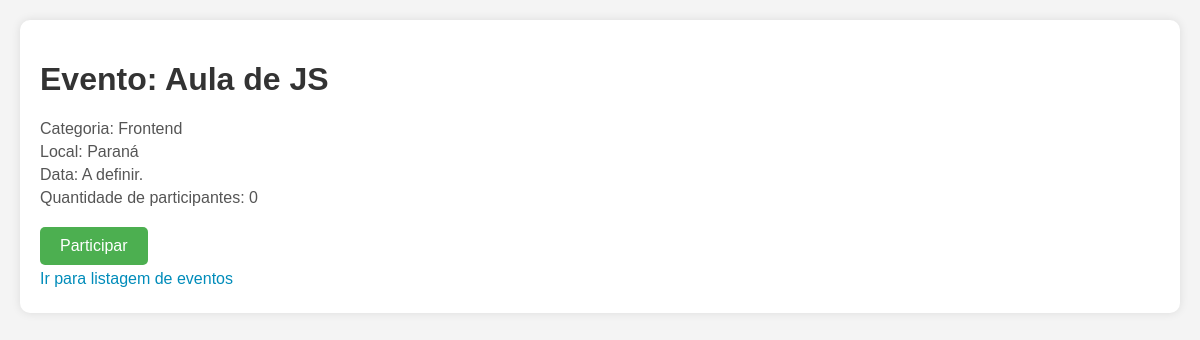
/eventos/7/, run on the app's committed database.
### agenda/models.py (models this page shows, shortened)
class Evento(models.Model):
    nome = models.CharField(max_length=256)
    categoria = models.ForeignKey(Categoria, on_delete=models.SET_NULL, null=True)
    local = models.CharField(max_length=256, blank=True)
    link = models.CharField(max_length=256, blank=True)
    data = models.DateField(null=True, blank=True)
    participantes = models.IntegerField(default=0)

class Categoria(models.Model):
    nome = models.CharField(max_length=256, unique=True)

### agenda/views.py (the view)
# urls.py: path("eventos/<int:id>/", exibir_evento, name="exibir_evento"),
def exibir_evento(request, id):
    evento = get_object_or_404(Evento, id=id)
    evento = Evento.objects.get(id=id)
    return render(
        request=request,
        context={"evento": evento},
        template_name="agenda/exibir_evento.html",
    )

### agenda/templates/agenda/exibir_evento.html (shortened to what this page needs)
<!DOCTYPE html>
<html lang="pt-br">
<head>
</head>
<body>
    <div class="event-details">
        <h1>Evento: {{ evento.nome }}</h1>
        <p>Categoria: {{ evento.categoria.nome }}</p>
        {% if evento.local %}<p>Local: {{ evento.local }}</p>{% endif %}
        <p>Data: {% if evento.data %}{{evento.data | date:"d/m/Y"}}{% else %}A definir. {% endif%}</p>
        <p>Quantidade de participantes: {{ evento.participantes }}</p>
        <form action="{% url 'participar_evento' %}" method="post">
            <input type="submit" value="Participar">
        </form>
        <p><a href="{% url 'listar_eventos' %}">Ir para listagem de eventos</a></p>
    </div>
</body>
</html>

### agenda/templates/agenda/exibir_evento.html (style rules this page uses)
body { font-family: Arial, sans-serif; background-color: #f4f4f4; margin: 0; padding: 20px; }
h1 { color: #333; }
p { color: #555; font-size: 16px; }
form { margin-top: 20px; }
input[type="submit"] { background-color: #4CAF50; color: white; border: none; padding: 10px 20px; font-size: 16px; cursor: pointer; border-radius: 5px; }
a { color: #008CBA; text-decoration: none; }
.event-details { background-color: white; padding: 20px; border-radius: 10px; box-shadow: 0 0 10px rgba(0, 0, 0, 0.1); }
.event-details p { margin: 5px 0; }

### data on the page
Evento: nome "Aula de JS", categoria.nome "Frontend", local "Paraná", participantes "0"
